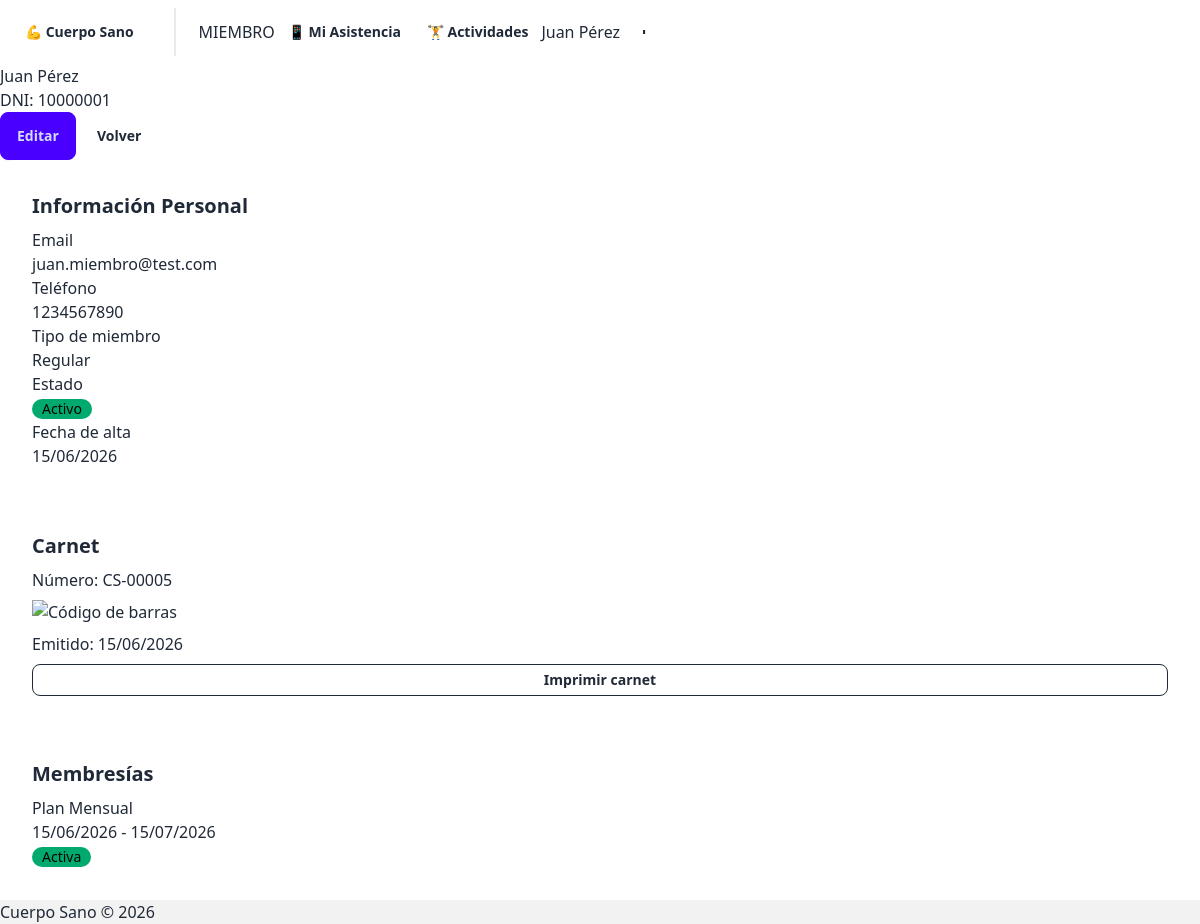
The app's page /miembros/5/ (signed in) with its own data.
### miembros/models.py (models this page shows, shortened)
class Miembro(models.Model):
    TIPO_CHOICES = [
        ('REGULAR', 'Regular'),
        ('ESTUDIANTE', 'Estudiante'),
        ('MAYOR', 'Persona Mayor'),
    ]
    usuario = models.OneToOneField(User, on_delete=models.SET_NULL, null=True, blank=True, related_name='miembro')
    nombre = models.CharField(max_length=100)
    apellido = models.CharField(max_length=100)
    dni = models.CharField(max_length=15, unique=True)
    email = models.EmailField(blank=True)
    telefono = models.CharField(max_length=20, blank=True)
    foto = CloudinaryField('foto', folder='miembros', blank=True, null=True)
    tipo_miembro = models.CharField(max_length=20, choices=TIPO_CHOICES, default='REGULAR')
    activo = models.BooleanField(default=True)
    fecha_alta = models.DateField(auto_now_add=True)
    def __str__(self):
        return f"{self.nombre} {self.apellido}"

class Carnet(models.Model):
    miembro = models.OneToOneField(Miembro, on_delete=models.CASCADE, related_name='carnet')
    numero_carnet = models.CharField(max_length=10, unique=True)
    codigo_barras_imagen = CloudinaryField('barcode', folder='carnets')
    fecha_emision = models.DateField(auto_now_add=True)

### membresias/models.py (models this page shows, shortened)
class Membresia(models.Model):
    ESTADO_CHOICES = [
        ('ACTIVA', 'Activa'),
        ('VENCIDA', 'Vencida'),
        ('CANCELADA', 'Cancelada')
    ]
    miembro = models.ForeignKey(Miembro, on_delete=models.CASCADE, related_name='membresias')
    tipo = models.ForeignKey(TipoMembresia, on_delete=models.PROTECT)
    fecha_inicio = models.DateField()
    fecha_fin = models.DateField()
    estado = models.CharField(max_length=20, choices=ESTADO_CHOICES, default='ACTIVA')
    class Meta:
        verbose_name_plural = 'Membresías'

class TipoMembresia(models.Model):
    nombre = models.CharField(max_length=100)
    descripcion = models.TextField(blank=True)
    precio = models.DecimalField(
        max_digits=10,
        decimal_places=2,
        validators=[MinValueValidator(Decimal('0.01'))]
    )
    duracion_dias = models.PositiveIntegerField()
    class Meta:
        verbose_name_plural = 'Tipos de membresía'

### miembros/views.py (the view)
# urls.py: path('<int:pk>/', views.detalle_miembro, name='detalle'),
@login_required
def detalle_miembro(request, pk):
    miembro = get_object_or_404(Miembro, pk=pk)
    try:
        carnet = miembro.carnet
    except Carnet.DoesNotExist:
        carnet = None
    context = {
        'miembro': miembro,
        'carnet': carnet,
    }
    return render(request, 'miembros/detalle.html', context)

### miembros/templatetags/custom_tags.py (called while the page is built)
@register.filter
def has_group(user, group_name):
    return user.groups.filter(name=group_name).exists()

### miembros/templates/miembros/detalle.html (shortened to what this page needs)
{% extends 'base.html' %}
{% block content %}
<div class="space-y-6">
    <div class="flex justify-between items-start">
        <div>
            <h1 class="text-3xl font-bold">{{ miembro.nombre }} {{ miembro.apellido }}</h1>
            <p class="text-gray-500">DNI: {{ miembro.dni }}</p>
        </div>
        <div class="space-x-2">
            <a href="{% url 'miembros:editar' miembro.pk %}" class="btn btn-primary">Editar</a>
            <a href="{% url 'miembros:lista' %}" class="btn btn-ghost">Volver</a>
        </div>
    </div>
    <div class="grid grid-cols-1 md:grid-cols-2 gap-6">
        <div class="card bg-base-100 shadow-md">
            <div class="card-body">
                <h2 class="card-title text-lg">Información Personal</h2>
                <div class="space-y-3">
                    <div>
                        <p class="text-sm text-gray-500">Email</p>
                        <p class="font-medium">{{ miembro.email|default:'No registrado' }}</p>
                    </div>
                    <div>
                        <p class="text-sm text-gray-500">Teléfono</p>
                        <p class="font-medium">{{ miembro.telefono|default:'No registrado' }}</p>
                    </div>
                    <div>
                        <p class="text-sm text-gray-500">Tipo de miembro</p>
                        <p class="font-medium">{{ miembro.get_tipo_miembro_display }}</p>
                    </div>
                    <div>
                        <p class="text-sm text-gray-500">Estado</p>
                        <p class="font-medium">
                            {% if miembro.activo %}
                            <span class="badge badge-success">Activo</span>
                            {% else %}
                            <span class="badge">Inactivo</span>
                            {% endif %}
                        </p>
                    </div>
                    <div>
                        <p class="text-sm text-gray-500">Fecha de alta</p>
                        <p class="font-medium">{{ miembro.fecha_alta|date:'d/m/Y' }}</p>
                    </div>
                </div>
            </div>
        </div>
        <div class="space-y-4">
            {% if carnet %}
            <div class="card bg-base-100 shadow-md">
                <div class="card-body">
                    <h2 class="card-title text-lg">Carnet</h2>
                    <p class="text-sm">Número: <span class="font-mono font-bold">{{ carnet.numero_carnet }}</span></p>
                    {% if carnet.codigo_barras_imagen %}
                    <img src="{{ carnet.codigo_barras_imagen.url }}" alt="Código de barras" class="w-full">
                    {% endif %}
                    <p class="text-xs text-gray-500">Emitido: {{ carnet.fecha_emision|date:'d/m/Y' }}</p>
                    <a href="{% url 'miembros:carnet' miembro.pk %}" class="btn btn-sm btn-outline">Imprimir carnet</a>
                </div>
            </div>
            {% endif %}
        </div>
    </div>
    <div class="card bg-base-100 shadow-md">
        <div class="card-body">
            <h2 class="card-title text-lg">Membresías</h2>
            {% if miembro.membresias.all %}
            <div class="space-y-2">
                {% for membresia in miembro.membresias.all %}
                <div class="border rounded p-3">
                    <div class="flex justify-between items-start">
                        <div>
                            <p class="font-medium">{{ membresia.tipo.nombre }}</p>
                            <p class="text-sm text-gray-500">
                                {{ membresia.fecha_inicio|date:'d/m/Y' }} - {{ membresia.fecha_fin|date:'d/m/Y' }}
                            </p>
                        </div>
                        <span class="badge {% if membresia.estado == 'ACTIVA' %}badge-success{% elif membresia.estado == 'VENCIDA' %}badge-warning{% else %}badge-error{% endif %}">
                            {{ membresia.get_estado_display }}
                        </span>
                    </div>
                </div>
                {% endfor %}
            </div>
            {% else %}
            <p class="text-gray-500">No tiene membresías registradas</p>
            {% endif %}
        </div>
    </div>
</div>
{% endblock %}

### templates/base.html (shortened to what this page needs)
{% load custom_tags %}<!DOCTYPE html>
<html lang="es">
<head>
    <link href="https://cdn.jsdelivr.net/npm/daisyui@4/dist/full.min.css" rel="stylesheet">
</head>
<body>
    <div class="min-h-screen flex flex-col">
        {% if user.is_authenticated %}
        <nav class="navbar bg-gradient-to-r from-indigo-600 to-blue-600 shadow-lg text-white">
            <div class="flex-1">
                <a href="/" class="btn btn-ghost text-xl font-bold text-white hover:bg-white/10">
                    💪 Cuerpo Sano
                </a>
                {% if user.groups.all|length > 0 %}
                    <div class="divider divider-horizontal mx-2 bg-white/20 h-6"></div>
                    {% if user|has_group:"Admin" %}
                        <span class="text-xs bg-white/20 px-2 py-1 rounded text-white mr-2">ADMIN</span>
                        <a href="{% url 'miembros:lista' %}" class="btn btn-ghost btn-sm text-white hover:bg-white/20">👥 Miembros</a>
                        <a href="{% url 'membresias:lista_tipos' %}" class="btn btn-ghost btn-sm text-white hover:bg-white/20">🎟️ Membresías</a>
                        <a href="{% url 'asistencia:biometrico' %}" class="btn btn-ghost btn-sm text-white hover:bg-white/20">📱 Asistencia</a>
                        <a href="{% url 'actividades:lista' %}" class="btn btn-ghost btn-sm text-white hover:bg-white/20">🏋️ Actividades</a>
                        <a href="{% url 'cobros:lista' %}" class="btn btn-ghost btn-sm text-white hover:bg-white/20">💳 Cobros</a>
                        <a href="{% url 'reportes:asistencias' %}" class="btn btn-ghost btn-sm text-white hover:bg-white/20">📊 Reportes</a>
                    {% elif user|has_group:"Miembro" %}
                        <span class="text-xs bg-white/20 px-2 py-1 rounded text-white mr-2">MIEMBRO</span>
                        <a href="{% url 'asistencia:mi_asistencia' %}" class="btn btn-ghost btn-sm text-white hover:bg-white/20">📱 Mi Asistencia</a>
                        <a href="{% url 'actividades:lista' %}" class="btn btn-ghost btn-sm text-white hover:bg-white/20">🏋️ Actividades</a>
                    {% endif %}
                {% endif %}
            </div>
            <div class="flex-none gap-4">
                <span class="text-sm font-medium">{{ user.get_full_name|default:user.username }}</span>
                <div class="dropdown dropdown-end">
                    <button class="btn btn-circle btn-ghost avatar placeholder border border-white/30">
                        <div class="bg-white text-indigo-600 w-10 rounded-full flex items-center justify-center font-bold">
                        </div>
                    </button>
                </div>
            </div>
        </nav>
        {% endif %}
        <main class="flex-1 container mx-auto px-4 py-8">
            {% block content %}{% endblock %}
        </main>
        <footer class="bg-base-200 text-center py-4 text-sm">
            Cuerpo Sano &copy; 2026
        </footer>
    </div>
</body>
</html>

### records on screen
Miembro: nombre "Juan", apellido "Pérez", dni "10000001", email "juan.miembro@test.com", telefono "1234567890", tipo_miembro "Regular", fecha_alta "15/06/2026"
Carnet: numero_carnet "CS-00005", fecha_emision "15/06/2026"
Membresia: tipo.nombre "Plan Mensual", fecha_inicio "15/06/2026", fecha_fin "15/07/2026", estado "Activa"

### other values on screen
{{ user.get_full_name|default:user.username }} "Juan Pérez"
